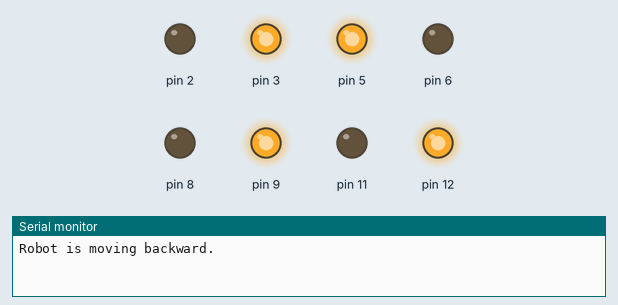
Recording of a sketch running on a simulated Arduino Uno, built with avr-gcc and run on an emulated ATmega328P. On the bench: output pins drawn as LEDs (lit = HIGH), the last lines printed to the serial monitor.

Above: at 2.5 s.
At 7.5 s:
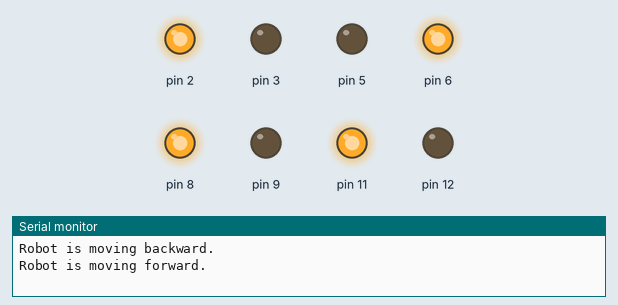
At 12.5 s:
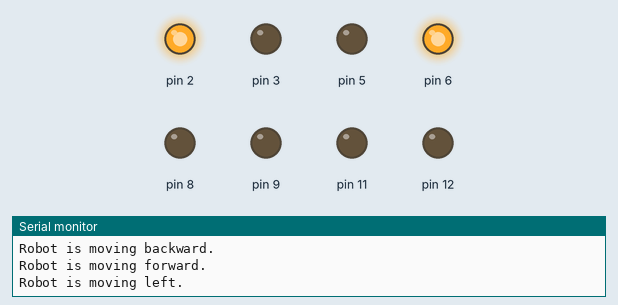
At 17.5 s:
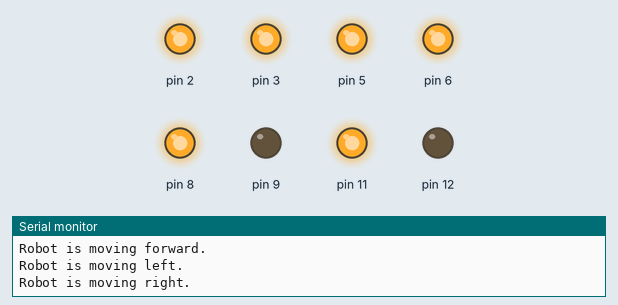
Timing chart, 0 to 26.0 s (numbered marks = the images above):
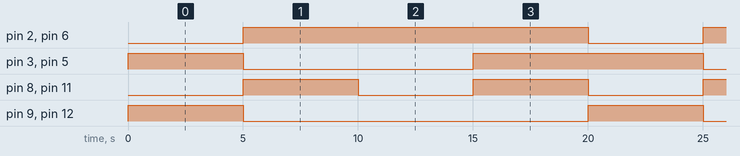

The sketch:

4WD_Teggit.ino
```cpp
// C++ code
//
void setup()
{
  Serial.begin(9600);
  pinMode(12, OUTPUT);
  pinMode(11, OUTPUT);
  pinMode(9, OUTPUT);
  pinMode(8, OUTPUT);
  pinMode(6, OUTPUT);
  pinMode(5, OUTPUT);
  pinMode(3, OUTPUT);
  pinMode(2, OUTPUT);
}

void loop()
{
  Serial.println("Robot is moving backward.");
  digitalWrite(12, HIGH);
  digitalWrite(11, LOW);
  digitalWrite(9, HIGH);
  digitalWrite(8, LOW);
  digitalWrite(6, LOW);
  digitalWrite(5, HIGH);
  digitalWrite(3, HIGH);
  digitalWrite(2, LOW);
  delay(5000); // Wait for 5000 millisecond(s)
  Serial.println("Robot is moving forward.");
  digitalWrite(12, LOW);
  digitalWrite(11, HIGH);
  digitalWrite(9, LOW);
  digitalWrite(8, HIGH);
  digitalWrite(6, HIGH);
  digitalWrite(5, LOW);
  digitalWrite(3, LOW);
  digitalWrite(2, HIGH);
  delay(5000); // Wait for 5000 millisecond(s)
  Serial.println("Robot is moving left.");
  digitalWrite(12, LOW);
  digitalWrite(11, LOW);
  digitalWrite(9, LOW);
  digitalWrite(8, LOW);
  digitalWrite(6, HIGH);
  digitalWrite(5, LOW);
  digitalWrite(2, HIGH);
  digitalWrite(3, LOW);
  delay(5000); // Wait for 5000 millisecond(s)
  Serial.println("Robot is moving right.");
  digitalWrite(11, HIGH);
  digitalWrite(12, LOW);
  digitalWrite(8, HIGH);
  digitalWrite(9, LOW);
  digitalWrite(6, HIGH);
  digitalWrite(5, HIGH);
  digitalWrite(3, HIGH);
  digitalWrite(2, HIGH);
  delay(5000); // Wait for 5000 millisecond(s)
}
```

Measured:
- by itself, pin 2, pin 6: alternates HIGH for 15.0 s and LOW for 5.0 s
- by itself, pin 3, pin 5: repeats every 20.0 s: LOW 10.0 s, HIGH 10.0 s
- by itself, pin 8, pin 11: alternates HIGH for 5.0 s and LOW for 5.0 s
- by itself, pin 9, pin 12: alternates HIGH for 5.0 s and LOW for 15.0 s
